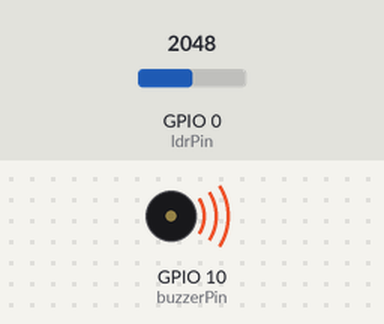
Simulated run of this sketch. Board: ESP32-S3. On the bench: buzzer (waves = sounding, pin HIGH). Inputs (shaded band) come from the test bench; at power-on: GPIO 0 (ldrPin) = 2048. EEPROM starts erased; what the sketch prints to the serial monitor is not drawn.

Above: at 1.8 s.
1.9 s: GPIO 0 (ldrPin) set to 1071
3.4 s: GPIO 0 (ldrPin) set to 960
At 4.07 s:
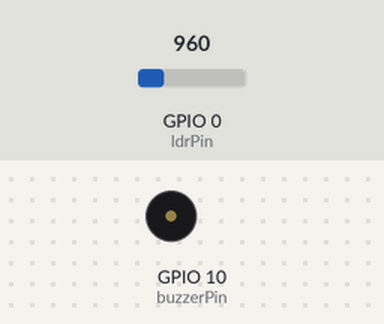
Timing chart, 0 to 6.4 s (numbered marks = the images above; inputs shaded):
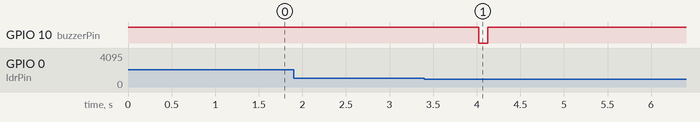

The sketch:

book_marker.ino
```cpp
#include <Arduino.h>
#include <Preferences.h>

const int ldrPin = 0;
const int buzzerPin = 10;
const int lightThreshold = 1000;   // 光照不足阈值
const int shadowThreshold = 50;    // 极暗判定阈值（夹书用）
const unsigned long pomodoroDuration = 25 * 60; // 25分钟
const unsigned long breakDuration = 5 * 60;     // 5分钟

Preferences prefs;

// 状态追踪
bool isReading = false;
bool isOnBreak = false;
unsigned long startReadingMillis = 0;
unsigned long breakStartMillis = 0;
unsigned long sessionReadingSeconds = 0;
unsigned long totalReadingSeconds = 0;
unsigned long lastLightValue = 4095;
bool isInShadowState = false;
unsigned long shadowStartMillis = 0;

void beepShort() {
  digitalWrite(buzzerPin, LOW);
  delay(100);
  digitalWrite(buzzerPin, HIGH);
}

void beepLong() {
  for (int i = 0; i < 5; i++) {
    digitalWrite(buzzerPin, LOW);
    delay(200);
    digitalWrite(buzzerPin, HIGH);
    delay(200);
  }
}

// 格式化输出时间
void printTime(const char* label, unsigned long seconds) {
  unsigned int mins = seconds / 60;
  unsigned int secs = seconds % 60;
  Serial.print(label);
  Serial.print(mins);
  Serial.print(" 分 ");
  Serial.print(secs);
  Serial.println(" 秒");
}

void setup() {
  Serial.begin(115200);
  pinMode(ldrPin, INPUT);
  pinMode(buzzerPin, OUTPUT);
  digitalWrite(buzzerPin, HIGH);

  // 初始化存储并读取累计时间
  prefs.begin("reading", false);
  totalReadingSeconds = prefs.getULong("totalTime", 0);

  Serial.println("📚 阅读监测系统已启动");
  printTime("累计阅读时间：", totalReadingSeconds);
}

void loop() {
  int lightValue = analogRead(ldrPin);
  Serial.print("📡 当前光照值：");
  Serial.println(lightValue);

  unsigned long now = millis() / 1000;

  // 特殊处理：书签被夹入（极暗 + 快速突变）
  if (!isInShadowState && lightValue < shadowThreshold && lastLightValue > lightThreshold) {
    Serial.println("📘 检测到书签可能被夹入书中，提示10秒…");
    isInShadowState = true;
    shadowStartMillis = millis();
    beepLong();
  }

  if (isInShadowState) {
    if (millis() - shadowStartMillis > 10000) {
      Serial.println("📘 夹入提示结束");
      isInShadowState = false;
    }
    delay(500);
    return; // 暂停其他逻辑
  }

  lastLightValue = lightValue;

  // 光照过暗时结束阅读
  if (lightValue < lightThreshold && isReading) {
    isReading = false;
    unsigned long duration = now - startReadingMillis;
    sessionReadingSeconds += duration;
    totalReadingSeconds += duration;
    prefs.putULong("totalTime", totalReadingSeconds);

    Serial.println("🔕 光线不足，阅读暂停");
    printTime("本次阅读时间：", sessionReadingSeconds);
    printTime("累计阅读时间：", totalReadingSeconds);
    beepShort();
  }

  // 光照正常时处理阅读状态
  if (lightValue >= lightThreshold && !isReading && !isOnBreak) {
    isReading = true;
    startReadingMillis = now;
    Serial.println("✅ 光线良好，开始阅读...");
  }

  // 阅读过程中判断是否超时（番茄工作法）
  if (isReading) {
    unsigned long elapsed = now - startReadingMillis + sessionReadingSeconds;

    printTime("本次阅读累计：", elapsed);
    printTime("总阅读累计：", totalReadingSeconds + (elapsed - sessionReadingSeconds));

    if (elapsed >= pomodoroDuration) {
      Serial.println("🍅 阅读时间已达25分钟，开始休息");
      isReading = false;
      isOnBreak = true;
      breakStartMillis = now;
      beepLong();
    }
  }

  // 休息结束处理
  if (isOnBreak && (now - breakStartMillis >= breakDuration)) {
    Serial.println("🔔 休息结束，可以继续阅读！");
    isOnBreak = false;
    beepShort();
  }

  delay(1000);
}
```

Measured:
- the behaviour switches between 1000 and 999 on GPIO 0 (ldrPin) (found by bisection; images 0 and 1)
- after the input at 1.9 s, every drawn part: stays the same
- after the input at 3.4 s, GPIO 10 (buzzerPin): HIGH → LOW after 0.63 s, → HIGH 0.10 s later
